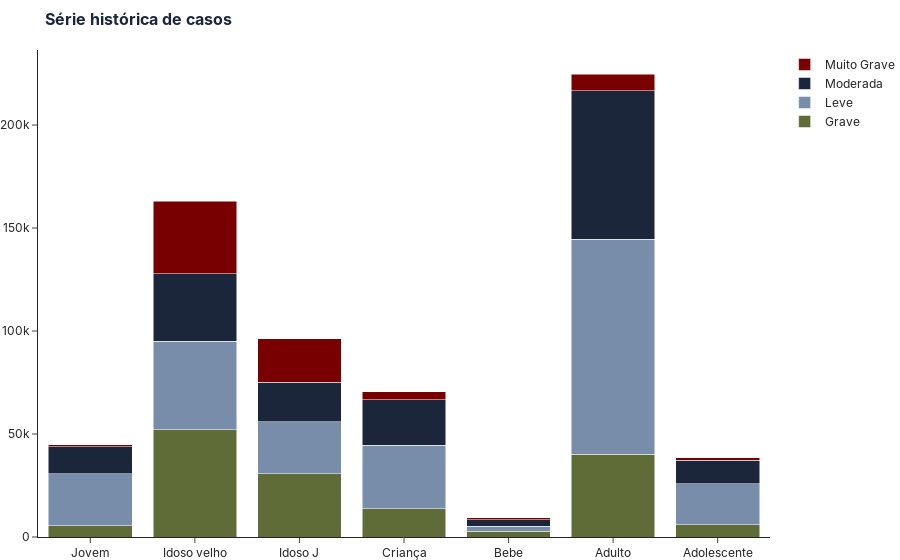

Source (notebook cell):
### Code cell
barplot_5(data).show()

### Figure 1 — Plotly figure (JSON) as saved in the notebook; plotly's stock layout.template omitted (floating-point values rounded to 4 significant figures)
{"data": [{"hoverlabel": {"bgcolor": "white"}, "hovertemplate": "<b>Quantidade de casos : %{y}</b> <br>faixa : %{x} <br> Tipo:Grave<extra></extra>", "marker": {"color": "#606c38"}, "name": "Grave", "type": "bar", "x": ["Jovem", "Idoso velho", "Idoso J", "Criança", "Bebe", "Adulto", "Adolescente"], "y": [5517, 52050, 30674, 13628, 2724, 40213, 6007]}, {"hoverlabel": {"bgcolor": "white"}, "hovertemplate": "<b>Quantidade de casos : %{y}</b> <br>faixa : %{x} <br> Tipo:Leve<extra></extra>", "marker": {"color": "#778da9"}, "name": "Leve", "type": "bar", "x": ["Jovem", "Idoso velho", "Idoso J", "Criança", "Bebe", "Adulto", "Adolescente"], "y": [25125, 42936, 25239, 31024, 2490, 104445, 19920]}, {"hoverlabel": {"bgcolor": "white"}, "hovertemplate": "<b>Quantidade de casos : %{y}</b> <br>faixa : %{x} <br> Tipo:Moderada<extra></extra>", "marker": {"color": "#1b263b"}, "name": "Moderada", "type": "bar", "x": ["Jovem", "Idoso velho", "Idoso J", "Criança", "Bebe", "Adulto", "Adolescente"], "y": [13121, 32765, 19298, 22002, 3250, 71883, 11219]}, {"hoverlabel": {"bgcolor": "white"}, "hovertemplate": "<b>Quantidade de casos : %{y}</b> <br>faixa : %{x} <br> Tipo:Muito Grave<extra></extra>", "marker": {"color": "#780000"}, "name": "Muito Grave", "type": "bar", "x": ["Jovem", "Idoso velho", "Idoso J", "Criança", "Bebe", "Adulto", "Adolescente"], "y": [1006, 35299, 21146, 3980, 999, 8073, 1255]}], "layout": {"barmode": "stack", "font": {"family": "inter, sans-serif", "size": 12}, "hovermode": "x unified", "margin": {"b": 0, "l": 10, "r": 10, "t": 50}, "title": {"font": {"color": "#1b263b", "family": "inter, sans-serif", "size": 16, "weight": "bold"}, "text": "Série histórica de casos"}}}
